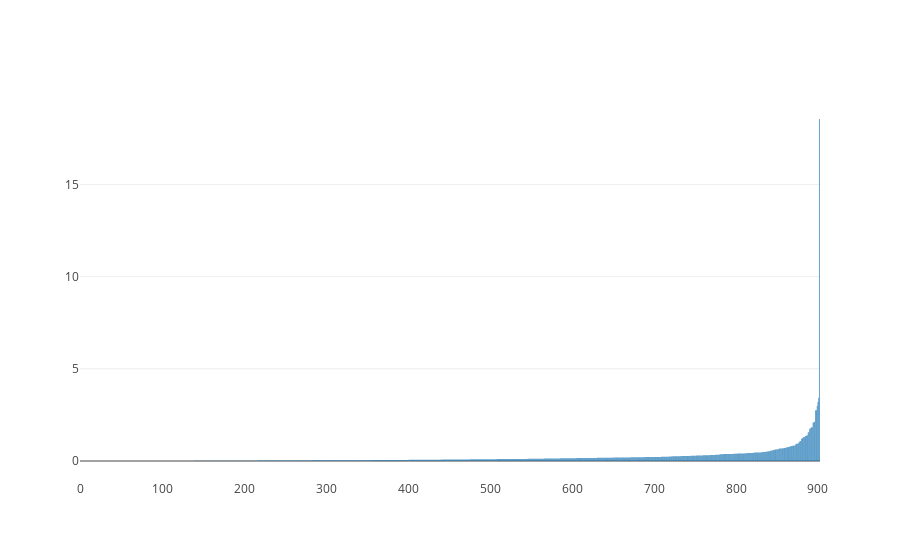

This figure's notebook cell:
### Code cell
import plotly.graph_objs as go
df = sales_perf.Mean_Perf.sort_values()

data = [go.Bar(
            y=df.values,
            x=np.arange(len(df))
    )]

iplot(data, filename='basic-bar')

### Figure 1 — Plotly figure (JSON) as saved in the notebook; plotly's stock layout.template omitted (floating-point values rounded to 4 significant figures; data arrays with more than 128 entries replaced by an {"elided": "..."} marker saying what was removed)
{"data": [{"type": "bar", "x": {"elided": "903 int values"}, "y": {"elided": "903 float values"}}], "layout": {}}
